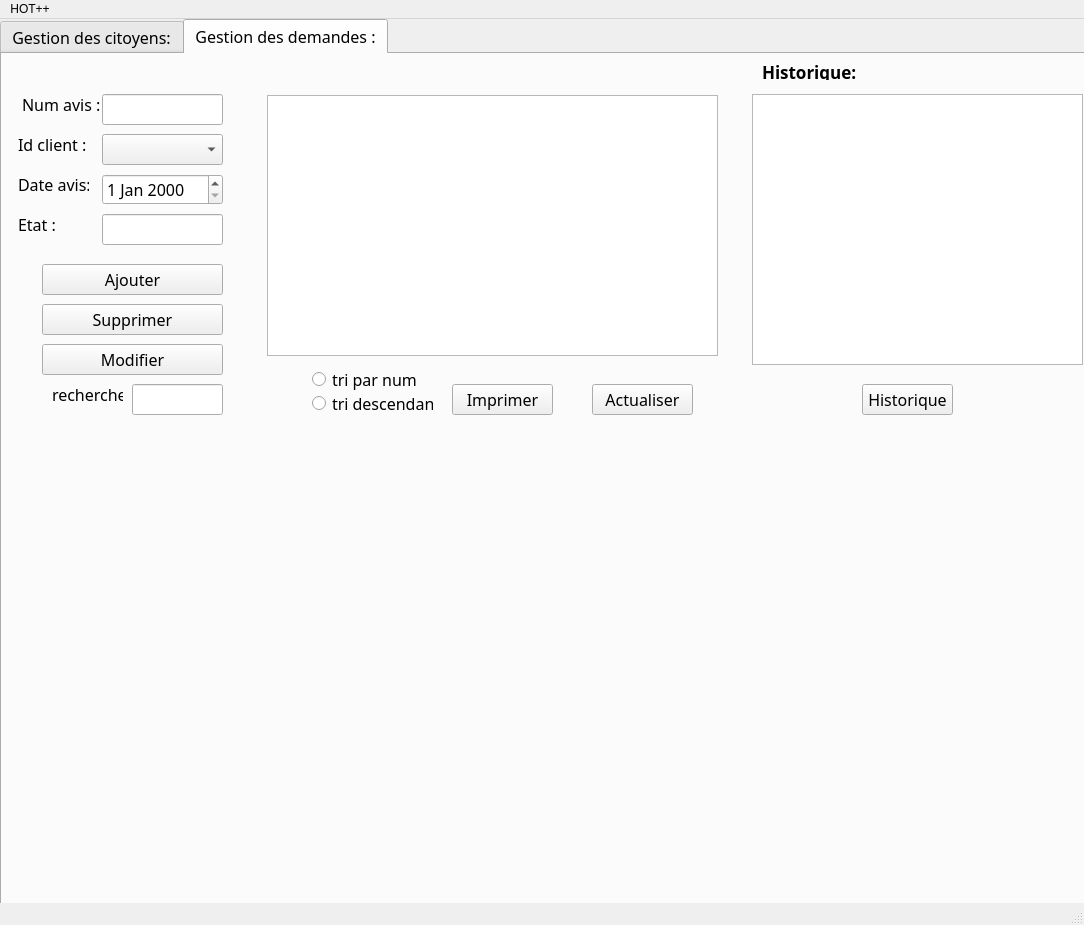
<?xml version="1.0" encoding="UTF-8"?>
<ui version="4.0">
 <class>Gestionclients</class>
 <widget class="QMainWindow" name="Gestionclients">
  <property name="geometry">
   <rect>
    <x>0</x>
    <y>0</y>
    <width>1084</width>
    <height>925</height>
   </rect>
  </property>
  <property name="windowTitle">
   <string>MainWindow</string>
  </property>
  <widget class="QWidget" name="centralwidget">
   <widget class="QTabWidget" name="tabWidget_2">
    <property name="geometry">
     <rect>
      <x>0</x>
      <y>0</y>
      <width>1191</width>
      <height>1561</height>
     </rect>
    </property>
    <property name="font">
     <font>
      <family>Perpetua</family>
      <pointsize>12</pointsize>
      <weight>50</weight>
      <bold>false</bold>
     </font>
    </property>
    <property name="cursor">
     <cursorShape>PointingHandCursor</cursorShape>
    </property>
    <property name="styleSheet">
     <string notr="true"/>
    </property>
    <property name="currentIndex">
     <number>1</number>
    </property>
    <widget class="QWidget" name="tab_4">
     <attribute name="title">
      <string>Gestion des citoyens:</string>
     </attribute>
     <widget class="QLabel" name="label">
      <property name="geometry">
       <rect>
        <x>10</x>
        <y>30</y>
        <width>111</width>
        <height>41</height>
       </rect>
      </property>
      <property name="text">
       <string>Cin</string>
      </property>
     </widget>
     <widget class="QLabel" name="label_2">
      <property name="geometry">
       <rect>
        <x>10</x>
        <y>65</y>
        <width>121</width>
        <height>31</height>
       </rect>
      </property>
      <property name="text">
       <string>Nom citoyen :</string>
      </property>
     </widget>
     <widget class="QLabel" name="label_3">
      <property name="geometry">
       <rect>
        <x>10</x>
        <y>100</y>
        <width>141</width>
        <height>41</height>
       </rect>
      </property>
      <property name="text">
       <string>Prenom citoyen</string>
      </property>
     </widget>
     <widget class="QLabel" name="label_4">
      <property name="geometry">
       <rect>
        <x>10</x>
        <y>150</y>
        <width>111</width>
        <height>31</height>
       </rect>
      </property>
      <property name="text">
       <string>Email :</string>
      </property>
     </widget>
     <widget class="QLineEdit" name="lineEdit_idClient">
      <property name="geometry">
       <rect>
        <x>150</x>
        <y>30</y>
        <width>121</width>
        <height>31</height>
       </rect>
      </property>
     </widget>
     <widget class="QLineEdit" name="lineEdit_nom">
      <property name="geometry">
       <rect>
        <x>150</x>
        <y>70</y>
        <width>121</width>
        <height>31</height>
       </rect>
      </property>
     </widget>
     <widget class="QLineEdit" name="lineEdit_prenom">
      <property name="geometry">
       <rect>
        <x>150</x>
        <y>110</y>
        <width>121</width>
        <height>31</height>
       </rect>
      </property>
     </widget>
     <widget class="QLineEdit" name="lineEdit_email">
      <property name="geometry">
       <rect>
        <x>150</x>
        <y>150</y>
        <width>121</width>
        <height>31</height>
       </rect>
      </property>
     </widget>
     <widget class="QPushButton" name="pushButton_ajotclient">
      <property name="geometry">
       <rect>
        <x>20</x>
        <y>260</y>
        <width>201</width>
        <height>31</height>
       </rect>
      </property>
      <property name="text">
       <string>Ajouter</string>
      </property>
     </widget>
     <widget class="QPushButton" name="pushButton_pdf">
      <property name="geometry">
       <rect>
        <x>310</x>
        <y>380</y>
        <width>111</width>
        <height>31</height>
       </rect>
      </property>
      <property name="text">
       <string>Imprimer</string>
      </property>
     </widget>
     <widget class="QLineEdit" name="idClient2_2">
      <property name="geometry">
       <rect>
        <x>110</x>
        <y>340</y>
        <width>111</width>
        <height>31</height>
       </rect>
      </property>
     </widget>
     <widget class="QPushButton" name="pushButton_actualiser_client">
      <property name="geometry">
       <rect>
        <x>470</x>
        <y>380</y>
        <width>111</width>
        <height>31</height>
       </rect>
      </property>
      <property name="text">
       <string>Actualiser</string>
      </property>
     </widget>
     <widget class="QPushButton" name="pb_supprimer">
      <property name="geometry">
       <rect>
        <x>20</x>
        <y>300</y>
        <width>201</width>
        <height>31</height>
       </rect>
      </property>
      <property name="text">
       <string>Supprimer</string>
      </property>
     </widget>
     <widget class="QPushButton" name="pushButton_modifier_client">
      <property name="geometry">
       <rect>
        <x>20</x>
        <y>380</y>
        <width>201</width>
        <height>31</height>
       </rect>
      </property>
      <property name="text">
       <string>Modifier</string>
      </property>
     </widget>
     <widget class="QLabel" name="label_12">
      <property name="geometry">
       <rect>
        <x>870</x>
        <y>-10</y>
        <width>141</width>
        <height>51</height>
       </rect>
      </property>
      <property name="font">
       <font>
        <family>Perpetua</family>
        <pointsize>12</pointsize>
        <weight>75</weight>
        <bold>true</bold>
       </font>
      </property>
      <property name="text">
       <string>Historique:</string>
      </property>
     </widget>
     <widget class="QTextBrowser" name="textBrowser">
      <property name="geometry">
       <rect>
        <x>840</x>
        <y>30</y>
        <width>301</width>
        <height>311</height>
       </rect>
      </property>
     </widget>
     <widget class="QPushButton" name="pushButton_historiquefclient">
      <property name="geometry">
       <rect>
        <x>994</x>
        <y>360</y>
        <width>91</width>
        <height>31</height>
       </rect>
      </property>
      <property name="text">
       <string>Historique</string>
      </property>
     </widget>
     <widget class="QLabel" name="label_9">
      <property name="geometry">
       <rect>
        <x>10</x>
        <y>430</y>
        <width>181</width>
        <height>20</height>
       </rect>
      </property>
      <property name="font">
       <font>
        <weight>75</weight>
        <italic>false</italic>
        <bold>true</bold>
       </font>
      </property>
      <property name="text">
       <string>Contacter citoyen :</string>
      </property>
     </widget>
     <widget class="QLabel" name="label_15">
      <property name="geometry">
       <rect>
        <x>130</x>
        <y>480</y>
        <width>71</width>
        <height>16</height>
       </rect>
      </property>
      <property name="text">
       <string>texte:</string>
      </property>
     </widget>
     <widget class="QLineEdit" name="lineEdit_3">
      <property name="geometry">
       <rect>
        <x>230</x>
        <y>450</y>
        <width>281</width>
        <height>91</height>
       </rect>
      </property>
     </widget>
     <widget class="QPushButton" name="pushButton_mailing">
      <property name="geometry">
       <rect>
        <x>480</x>
        <y>560</y>
        <width>91</width>
        <height>31</height>
       </rect>
      </property>
      <property name="text">
       <string>Envoyer</string>
      </property>
     </widget>
     <widget class="QLabel" name="label_13">
      <property name="geometry">
       <rect>
        <x>-10</x>
        <y>-20</y>
        <width>1821</width>
        <height>731</height>
       </rect>
      </property>
      <property name="text">
       <string/>
      </property>
     </widget>
     <widget class="QTableView" name="tabcitoyen">
      <property name="geometry">
       <rect>
        <x>275</x>
        <y>20</y>
        <width>521</width>
        <height>321</height>
       </rect>
      </property>
     </widget>
     <widget class="QRadioButton" name="radioButton_tri">
      <property name="geometry">
       <rect>
        <x>670</x>
        <y>360</y>
        <width>121</width>
        <height>21</height>
       </rect>
      </property>
      <property name="text">
       <string>tri par CIN </string>
      </property>
     </widget>
     <widget class="QRadioButton" name="radioButton_triparnom">
      <property name="geometry">
       <rect>
        <x>670</x>
        <y>390</y>
        <width>121</width>
        <height>31</height>
       </rect>
      </property>
      <property name="text">
       <string>tri par nom</string>
      </property>
     </widget>
     <widget class="QLabel" name="label_16">
      <property name="geometry">
       <rect>
        <x>30</x>
        <y>350</y>
        <width>61</width>
        <height>16</height>
       </rect>
      </property>
      <property name="text">
       <string>recherche:</string>
      </property>
     </widget>
     <zorder>label_13</zorder>
     <zorder>label</zorder>
     <zorder>label_2</zorder>
     <zorder>label_3</zorder>
     <zorder>label_4</zorder>
     <zorder>lineEdit_idClient</zorder>
     <zorder>lineEdit_nom</zorder>
     <zorder>lineEdit_prenom</zorder>
     <zorder>lineEdit_email</zorder>
     <zorder>pushButton_ajotclient</zorder>
     <zorder>pushButton_pdf</zorder>
     <zorder>idClient2_2</zorder>
     <zorder>pushButton_actualiser_client</zorder>
     <zorder>pb_supprimer</zorder>
     <zorder>pushButton_modifier_client</zorder>
     <zorder>label_12</zorder>
     <zorder>textBrowser</zorder>
     <zorder>pushButton_historiquefclient</zorder>
     <zorder>label_9</zorder>
     <zorder>label_15</zorder>
     <zorder>lineEdit_3</zorder>
     <zorder>pushButton_mailing</zorder>
     <zorder>tabcitoyen</zorder>
     <zorder>radioButton_tri</zorder>
     <zorder>radioButton_triparnom</zorder>
     <zorder>label_16</zorder>
    </widget>
    <widget class="QWidget" name="tab_6">
     <attribute name="title">
      <string>Gestion des demandes :</string>
     </attribute>
     <widget class="QLineEdit" name="num">
      <property name="geometry">
       <rect>
        <x>100</x>
        <y>40</y>
        <width>121</width>
        <height>31</height>
       </rect>
      </property>
     </widget>
     <widget class="QLineEdit" name="etat_2">
      <property name="geometry">
       <rect>
        <x>100</x>
        <y>160</y>
        <width>121</width>
        <height>31</height>
       </rect>
      </property>
     </widget>
     <widget class="QLabel" name="label_6">
      <property name="geometry">
       <rect>
        <x>20</x>
        <y>40</y>
        <width>101</width>
        <height>21</height>
       </rect>
      </property>
      <property name="text">
       <string>Num avis :</string>
      </property>
     </widget>
     <widget class="QLabel" name="label_7">
      <property name="geometry">
       <rect>
        <x>16</x>
        <y>80</y>
        <width>71</width>
        <height>21</height>
       </rect>
      </property>
      <property name="text">
       <string>Id client :</string>
      </property>
     </widget>
     <widget class="QLabel" name="label_8">
      <property name="geometry">
       <rect>
        <x>16</x>
        <y>120</y>
        <width>71</width>
        <height>21</height>
       </rect>
      </property>
      <property name="text">
       <string>Date avis: </string>
      </property>
     </widget>
     <widget class="QLabel" name="label_10">
      <property name="geometry">
       <rect>
        <x>16</x>
        <y>160</y>
        <width>81</width>
        <height>21</height>
       </rect>
      </property>
      <property name="text">
       <string>Etat :</string>
      </property>
     </widget>
     <widget class="QPushButton" name="pushButton_ajoutavis">
      <property name="geometry">
       <rect>
        <x>40</x>
        <y>210</y>
        <width>181</width>
        <height>31</height>
       </rect>
      </property>
      <property name="text">
       <string>Ajouter</string>
      </property>
     </widget>
     <widget class="QPushButton" name="pushButton_modifieravis">
      <property name="geometry">
       <rect>
        <x>40</x>
        <y>290</y>
        <width>181</width>
        <height>31</height>
       </rect>
      </property>
      <property name="text">
       <string>Modifier</string>
      </property>
     </widget>
     <widget class="QPushButton" name="pushButton_suppavis">
      <property name="geometry">
       <rect>
        <x>40</x>
        <y>250</y>
        <width>181</width>
        <height>31</height>
       </rect>
      </property>
      <property name="text">
       <string>Supprimer</string>
      </property>
     </widget>
     <widget class="QLineEdit" name="lineEdit_recherche">
      <property name="geometry">
       <rect>
        <x>130</x>
        <y>330</y>
        <width>91</width>
        <height>31</height>
       </rect>
      </property>
     </widget>
     <widget class="QPushButton" name="pushButton_pdfavis">
      <property name="geometry">
       <rect>
        <x>450</x>
        <y>330</y>
        <width>101</width>
        <height>31</height>
       </rect>
      </property>
      <property name="text">
       <string>Imprimer</string>
      </property>
     </widget>
     <widget class="QPushButton" name="pushButton_actualiser">
      <property name="geometry">
       <rect>
        <x>590</x>
        <y>330</y>
        <width>101</width>
        <height>31</height>
       </rect>
      </property>
      <property name="text">
       <string>Actualiser</string>
      </property>
     </widget>
     <widget class="QTextBrowser" name="textBrowser_2">
      <property name="geometry">
       <rect>
        <x>750</x>
        <y>40</y>
        <width>331</width>
        <height>271</height>
       </rect>
      </property>
     </widget>
     <widget class="QLabel" name="label_11">
      <property name="geometry">
       <rect>
        <x>760</x>
        <y>10</y>
        <width>101</width>
        <height>16</height>
       </rect>
      </property>
      <property name="font">
       <font>
        <pointsize>13</pointsize>
        <weight>75</weight>
        <bold>true</bold>
       </font>
      </property>
      <property name="text">
       <string>Historique:</string>
      </property>
     </widget>
     <widget class="QPushButton" name="pushButton_historiqueavis">
      <property name="geometry">
       <rect>
        <x>860</x>
        <y>330</y>
        <width>91</width>
        <height>31</height>
       </rect>
      </property>
      <property name="text">
       <string>Historique</string>
      </property>
     </widget>
     <widget class="QLabel" name="label_14">
      <property name="geometry">
       <rect>
        <x>-4</x>
        <y>3</y>
        <width>1091</width>
        <height>661</height>
       </rect>
      </property>
      <property name="text">
       <string/>
      </property>
     </widget>
     <widget class="QComboBox" name="idclient">
      <property name="geometry">
       <rect>
        <x>100</x>
        <y>80</y>
        <width>121</width>
        <height>31</height>
       </rect>
      </property>
     </widget>
     <widget class="QTableView" name="tabledemande">
      <property name="geometry">
       <rect>
        <x>265</x>
        <y>41</y>
        <width>451</width>
        <height>261</height>
       </rect>
      </property>
     </widget>
     <widget class="QRadioButton" name="radioButton_triparnum">
      <property name="geometry">
       <rect>
        <x>310</x>
        <y>310</y>
        <width>121</width>
        <height>31</height>
       </rect>
      </property>
      <property name="text">
       <string>tri par num </string>
      </property>
     </widget>
     <widget class="QRadioButton" name="radioButton_tridesc">
      <property name="geometry">
       <rect>
        <x>310</x>
        <y>340</y>
        <width>121</width>
        <height>18</height>
       </rect>
      </property>
      <property name="text">
       <string>tri descendant</string>
      </property>
     </widget>
     <widget class="QLabel" name="label_17">
      <property name="geometry">
       <rect>
        <x>50</x>
        <y>330</y>
        <width>71</width>
        <height>20</height>
       </rect>
      </property>
      <property name="text">
       <string>recherche:</string>
      </property>
     </widget>
     <widget class="QDateEdit" name="dateavis">
      <property name="geometry">
       <rect>
        <x>100</x>
        <y>120</y>
        <width>121</width>
        <height>31</height>
       </rect>
      </property>
     </widget>
     <zorder>label_14</zorder>
     <zorder>num</zorder>
     <zorder>etat_2</zorder>
     <zorder>label_6</zorder>
     <zorder>label_7</zorder>
     <zorder>label_8</zorder>
     <zorder>label_10</zorder>
     <zorder>pushButton_ajoutavis</zorder>
     <zorder>pushButton_modifieravis</zorder>
     <zorder>pushButton_suppavis</zorder>
     <zorder>lineEdit_recherche</zorder>
     <zorder>pushButton_pdfavis</zorder>
     <zorder>pushButton_actualiser</zorder>
     <zorder>textBrowser_2</zorder>
     <zorder>label_11</zorder>
     <zorder>pushButton_historiqueavis</zorder>
     <zorder>idclient</zorder>
     <zorder>tabledemande</zorder>
     <zorder>radioButton_triparnum</zorder>
     <zorder>radioButton_tridesc</zorder>
     <zorder>label_17</zorder>
     <zorder>dateavis</zorder>
    </widget>
   </widget>
  </widget>
  <widget class="QMenuBar" name="menubar">
   <property name="geometry">
    <rect>
     <x>0</x>
     <y>0</y>
     <width>1084</width>
     <height>26</height>
    </rect>
   </property>
   <widget class="QMenu" name="menuHOT">
    <property name="title">
     <string>HOT++</string>
    </property>
   </widget>
   <addaction name="menuHOT"/>
  </widget>
  <widget class="QStatusBar" name="statusbar"/>
 </widget>
 <resources/>
 <connections/>
</ui>
